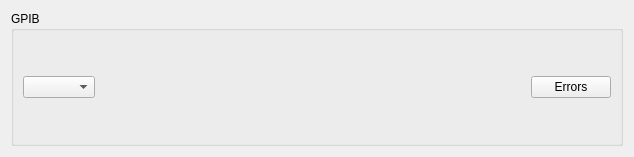
<?xml version="1.0" encoding="UTF-8"?>
<ui version="4.0">
 <class>ESPPanel</class>
 <widget class="QWidget" name="ESPPanel">
  <property name="geometry">
   <rect>
    <x>0</x>
    <y>0</y>
    <width>634</width>
    <height>157</height>
   </rect>
  </property>
  <property name="windowTitle">
   <string>ESP300 Panel</string>
  </property>
  <layout class="QHBoxLayout" name="horizontalLayout_2">
   <item>
    <layout class="QVBoxLayout" name="verticalLayout" stretch="10,1">
     <item>
      <layout class="QVBoxLayout" name="layoutAxes"/>
     </item>
     <item>
      <widget class="QGroupBox" name="groupBox">
       <property name="title">
        <string>GPIB</string>
       </property>
       <property name="flat">
        <bool>true</bool>
       </property>
       <layout class="QHBoxLayout" name="horizontalLayout">
        <item>
         <widget class="InstrumentGPIB" name="cbGPIB"/>
        </item>
        <item>
         <spacer name="horizontalSpacer">
          <property name="orientation">
           <enum>Qt::Horizontal</enum>
          </property>
          <property name="sizeHint" stdset="0">
           <size>
            <width>40</width>
            <height>20</height>
           </size>
          </property>
         </spacer>
        </item>
        <item>
         <widget class="QPushButton" name="bErrors">
          <property name="text">
           <string>Errors</string>
          </property>
         </widget>
        </item>
       </layout>
      </widget>
     </item>
    </layout>
   </item>
  </layout>
 </widget>
 <customwidgets>
  <customwidget>
   <class>InstrumentGPIB</class>
   <extends>QComboBox</extends>
   <header>InstsAndQt.instrumentgpib</header>
  </customwidget>
 </customwidgets>
 <resources/>
 <connections/>
</ui>
